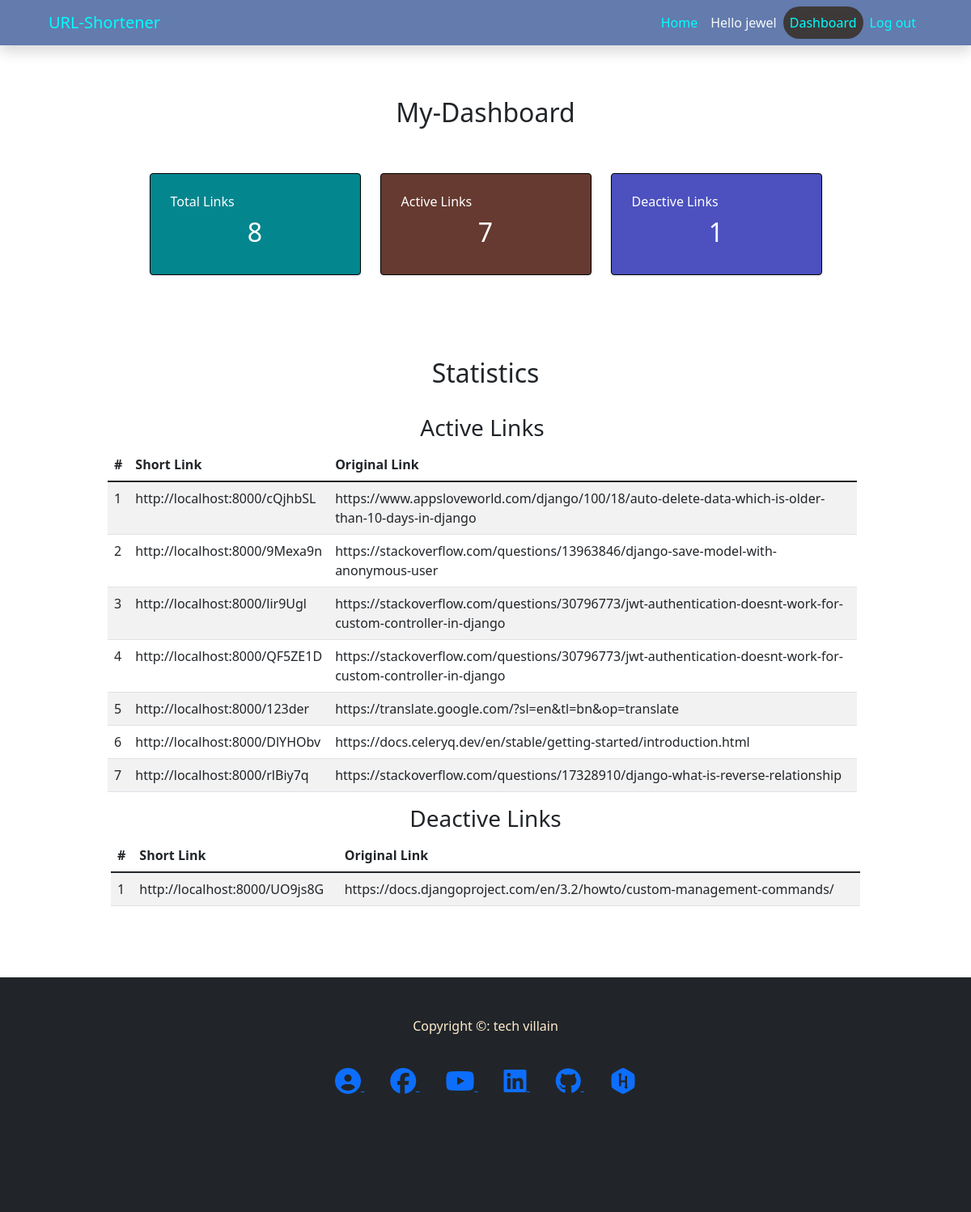
The page /user/dashboard/3 (signed in) on the database its author committed.
### urlShortener/models.py (models this page shows, shortened)
class ShortURLS(models.Model):
    user = models.ForeignKey(User, on_delete=models.CASCADE, default=2)
    created_at = models.DateTimeField(auto_now_add=True)
    expiration_day = models.IntegerField(default=1)
    long_url = models.URLField()
    short_url = models.CharField(max_length=15, unique=True, blank=True)
    is_deleted = models.BooleanField(default=False)
    def get_short_absolute_url(self):
        new_url = settings.DEFAULT_DOMAIN+'/'+self.short_url
        return new_url

### subscriber/views.py (the view)
# urls.py: path('dashboard/<int:pk>', dashboard, name='dashboard')
@user_passes_test(lambda u: u.is_authenticated, login_url='login')
def dashboard(request, pk):
	template = 'customer/dashboard.html'
	print('url=> ', request.get_host)
	context = {}
	all_urls = []
	if pk==request.user.id:
		all_urls = ShortURLS.objects.filter(user_id=pk)
	if request.user.is_superuser:
		all_urls = get_all_urls(request)
	total_urls = all_urls.count()
	active_urls = all_urls.filter(is_deleted=False)
	deactive_urls = all_urls.filter(is_deleted=True)
	total_active_urls = active_urls.count()
	total_deactive_urls = deactive_urls.count()
	context['total_urls'] = total_urls
	context['active_urls'] = active_urls
	context['deactive_urls'] = deactive_urls
	context['total_active_urls'] = total_active_urls
	context['total_deactive_urls'] = total_deactive_urls
	return render(request, template, context )

### templates/customer/dashboard.html (shortened to what this page needs)
{% extends 'base.html' %}
{% block content %}
<head>
</head>
<section class="container" style="min-height:720px;">
    <br><br>
    {% if user.is_superuser %}
    <h2 class="text-center">Admin-Dashboard</h2>
    {% else %}
    <h2 class="text-center">My-Dashboard</h2>
    {% endif %}
    <br><br>
    <div class="row justify-content-center">
        <div class="col-md-4 col-xl-3">
            <div class="card bg-c-blue order-card">
                <div class="card-block">
                    <h6 class="m-b-20"> Total Links</h6>
                    <h2 class="text-center"><span>{{total_urls}}</span></h2>
                </div>
            </div>
        </div>
        <div class="col-md-4 col-xl-3">
            <div class="card bg-c-pink order-card">
                <div class="card-block">
                    <h6 class="m-b-20"> Active Links</h6>
                    <h2 class="text-center"><span>{{total_active_urls}}</span></h2>
                </div>
            </div>
        </div>
        <div class="col-md-4 col-xl-3">
            <div class="card bg-c-green order-card">
                <div class="card-block">
                    <h6 class="m-b-20"> Deactive Links</h6>
                    <h2 class="text-center"><span>{{total_deactive_urls}}</span></h2>
                </div>
            </div>
        </div>
    </div>
    <br><br><br>
    <h2 class="text-center">Statistics</h2>
    <br>
    <div class="row justify-content-center">
        <div class="col-md-10 me-2">
            <h3 class="text-center">Active Links</h3>
            <table class="table table-striped table-hover">
                <thead>
                    <tr>
                        <th scope="col">#</th>
                        <th scope="col">Short Link</th>
                        <th scope="col">Original Link</th>
                    </tr>
                </thead>
                <tbody>
                    {% for url in active_urls %}
                    <tr>
                        <td>{{ forloop.counter }}</td>
                        <td>{{ url.get_short_absolute_url }}</td>
                        <td>{{ url.long_url }}</td>
                    </tr>
                    {% endfor %}
                </tbody>
            </table>
        </div>
        {% if total_deactive_urls %}
        <div class="col-md-10">
            <h3 class="text-center">Deactive Links</h3>
            <table class="table table-striped table-hover">
                <thead>
                    <tr>
                        <th scope="col">#</th>
                        <th scope="col">Short Link</th>
                        <th scope="col">Original Link</th>
                    </tr>
                </thead>
                <tbody>
                    {% for url in deactive_urls %}
                    <tr>
                        <td>{{ forloop.counter }}</td>
                        <td>{{ url.get_short_absolute_url }}</td>
                        <td>{{ url.long_url }}</td>
                    </tr>
                    {% endfor %}
                </tbody>
            </table>
        </div>
        {% endif %}
    </div>
</section>
{% endblock %}

### templates/base.html (shortened to what this page needs)
{% load static %}
<!DOCTYPE html>
<html lang="en">
<head>
  <link href="https://cdn.jsdelivr.net/npm/bootstrap@5.1.3/dist/css/bootstrap.min.css" rel="stylesheet"
 />
  <link rel="stylesheet" href="https://cdnjs.cloudflare.com/ajax/libs/font-awesome/4.7.0/css/font-awesome.min.css" />
</head>
<body>
  <nav class="navbar navbar-expand-lg navbar-dark fixed-top shadow" style="background-color: #637bad">
    <div class="container-fluid">
      <a class="navbar-brand ms-5" style="color: aqua" href="/">URL-Shortener</a>
      <div class="collapse navbar-collapse" id="navbarTogglerDemo02">
        <ul class="navbar-nav me-md-5 ms-md-auto mb-2 mb-lg-0">
          <li class="nav-item">
            <a class="
                  nav-link
                " style="color: aqua" href="/">Home</a>
          </li>
          {% if user.is_authenticated %}
          <li class="nav-item">
            <a class="nav-link text-light" href="#">Hello {{user.username}}</a>
          </li>
          <li class="nav-item">
            <a class="
                  nav-link
                  {% if '/dashboard' in request.path %}
                  active
                  {% endif %}
                " style="color: aqua" href="/user/dashboard/{{ user.id }}">Dashboard</a>
          </li>
          <li class="nav-item">
            <a class="
                  nav-link
                " style="color: aqua" href="/user/logout">Log out</a>
          </li>
          {% endif %}
        </ul>
      </div>
    </div>
  </nav>
  <br /><br /><br />
  <div style="min-height: 80vh;">
    {% block content %} {% endblock %}
  </div>
  <br /><br /><br />
  <footer class="footerHeader">
    <br /><br />
    <div class="container">
      <div class="row text-center textColor">
        <p>Copyright &copy: tech villain</p>
      </div>
      <br />
      <div class="row text-center">
        <div class="col">
          <a class="m-3" target="_blank" href="http://mahmudjewel.herokuapp.com">
            <i class="fas fa-user-circle fa-2x"></i>
          </a>
          <a class="m-3" target="_blank" href="https://www.facebook.com/TechVillain.007">
            <i class="fab fa-facebook fa-2x"></i>
          </a>
          <a class="m-3" target="_blank" href="https://www.youtube.com/channel/UCJCdq7lWqB7M5b16UatoTEw">
            <i class="fab fa-youtube fa-2x"></i>
          </a>
          <a class="m-3" target="_blank" href="https://www.linkedin.com/in/mahmudjewel">
            <i class="fab fa-linkedin fa-2x"></i>
          </a>
          <a class="m-3" target="_blank" href="https://github.com/MahmudJewel">
            <i class="fab fa-github fa-2x"></i>
          </a>
          <a class="m-3" target="_blank" href="https://www.hackerrank.com/DJ_cse">
            <i class="fab fa-hackerrank fa-2x"></i>
          </a>
        </div>
      </div>
      <br /><br /><br /><br /><br /><br />
    </div>
  </footer>
</body>
</html>

### templates/base.html (style rules this page uses)
#navbarTogglerDemo02 ul li a:hover, #navbarTogglerDemo02 ul li .active { background: rgb(61, 57, 57); color: red; border-radius: 25px; }
.footerHeader { padding: 0px 0px 0px 0px; background-color: #212529; margin: 0px; }
.textColor { color: blanchedalmond; }

### templates/customer/dashboard.html (style rules this page uses)
.order-card { color: rgb(255, 255, 255); }
.bg-c-blue { background: #04868f; }
.bg-c-green { background: #4C51BF; }
.bg-c-pink { background: #663a30; }
.card { -webkit-box-shadow: 0 1px 2.94px 0.06px rgba(4, 26, 55, 0.16); box-shadow: 0 1px 2.94px 0.06px rgba(4, 26, 55, 0.16); border: 1px solid black; margin-bottom: 30px; -webkit-transition: all 0.3s ease-in-out; transition: all 0.3s ease-in-out; }
.card .card-block { padding: 25px; }

### rows shown on the page
ShortURLS: get_short_absolute_url "http://localhost:8000/cQjhbSL", long_url "https://www.appsloveworld.com/django/100/18/auto-delete-data-which-is-older-than-10-days-in-django"
ShortURLS: get_short_absolute_url "http://localhost:8000/9Mexa9n", long_url "https://stackoverflow.com/questions/13963846/django-save-model-with-anonymous-user"
ShortURLS: get_short_absolute_url "http://localhost:8000/lir9Ugl", long_url "https://stackoverflow.com/questions/30796773/jwt-authentication-doesnt-work-for-custom-controller-in-django"
ShortURLS: get_short_absolute_url "http://localhost:8000/QF5ZE1D", long_url "https://stackoverflow.com/questions/30796773/jwt-authentication-doesnt-work-for-custom-controller-in-django"
ShortURLS: get_short_absolute_url "http://localhost:8000/123der", long_url "https://translate.google.com/?sl=en&tl=bn&op=translate"
ShortURLS: get_short_absolute_url "http://localhost:8000/DlYHObv", long_url "https://docs.celeryq.dev/en/stable/getting-started/introduction.html"
ShortURLS: get_short_absolute_url "http://localhost:8000/rlBiy7q", long_url "https://stackoverflow.com/questions/17328910/django-what-is-reverse-relationship"
ShortURLS: get_short_absolute_url "http://localhost:8000/UO9js8G", long_url "https://docs.djangoproject.com/en/3.2/howto/custom-management-commands/"

### other values the page prints
{{ user.username }} "jewel"
{{ total_urls }} "8"
{{ total_active_urls }} "7"
{{ total_deactive_urls }} "1"
